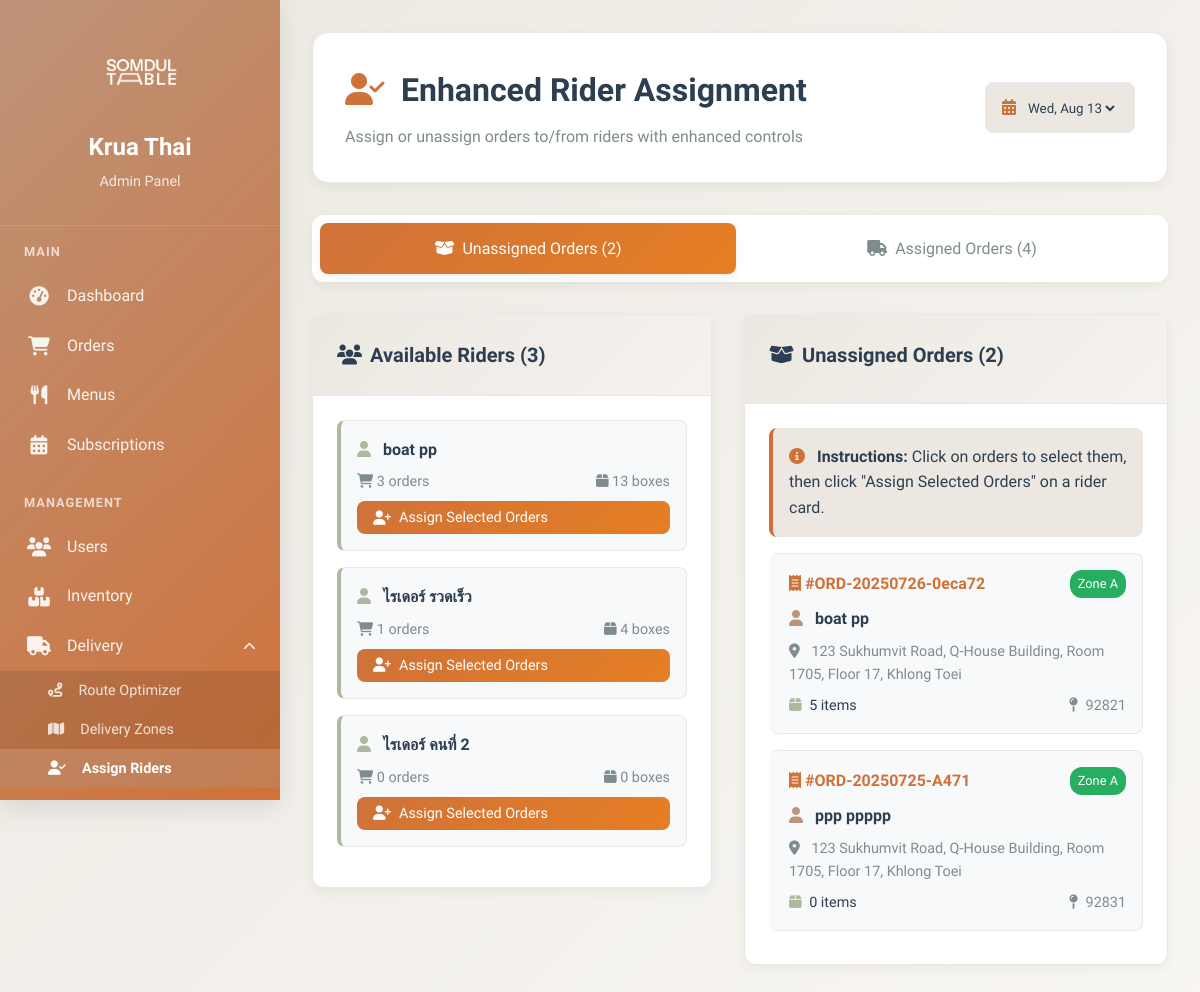
/KruaThai/admin/assign-riders.php?date=2025-07-26 (signed in), run on an earlier commit of the app's database.
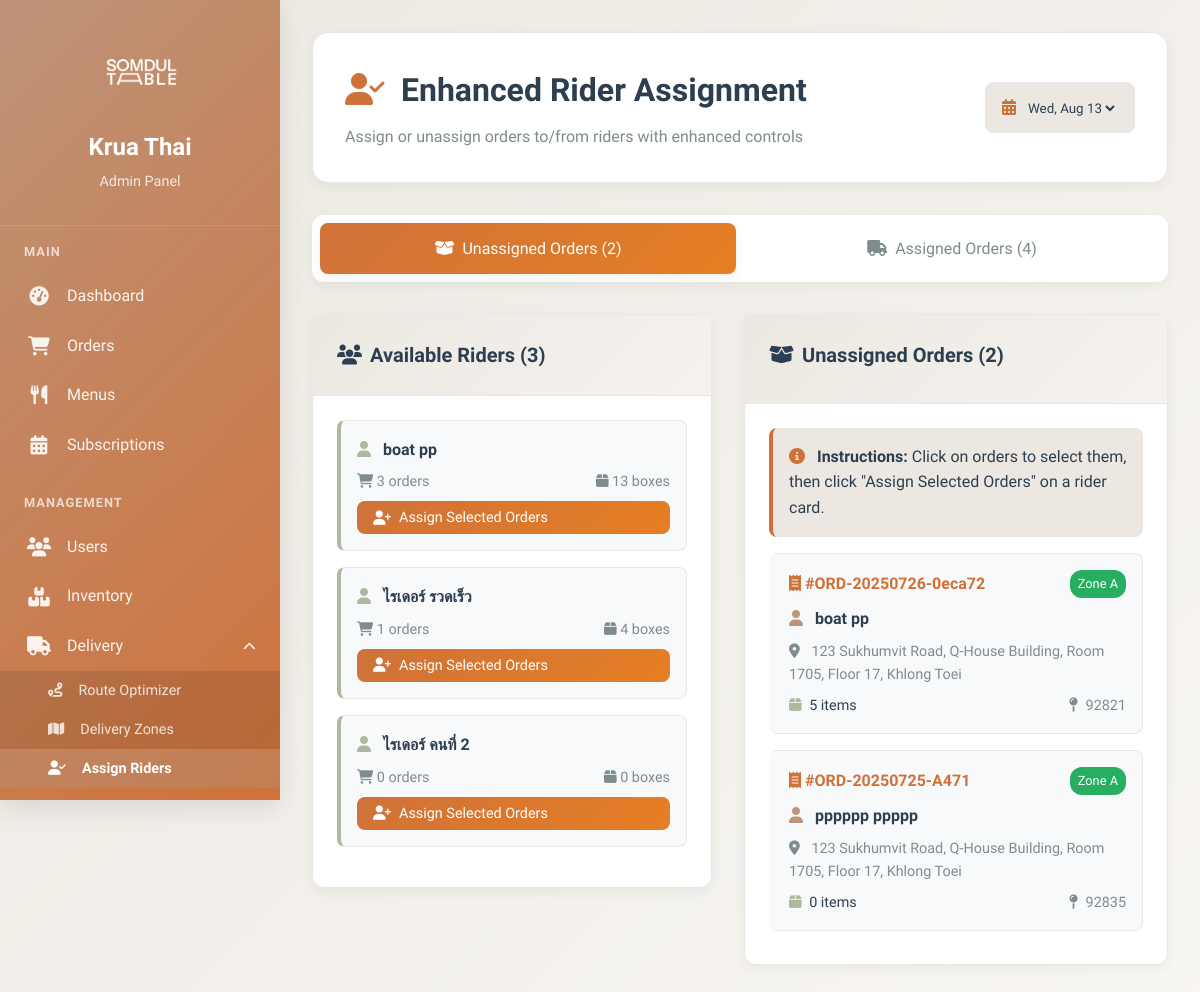
And on a later commit of the database.
### tables this page shows
CREATE TABLE `orders` (
  `id` char(36) NOT NULL,
  `order_number` varchar(20) NOT NULL,
  `subscription_id` char(36) DEFAULT NULL,
  `user_id` char(36) NOT NULL,
  `delivery_date` date NOT NULL,
  `delivery_time_slot` enum('09:00-12:00','12:00-15:00','15:00-18:00','18:00-21:00') DEFAULT NULL,
  `delivery_address` text NOT NULL,
  `delivery_instructions` text,
  `status` enum('pending','confirmed','preparing','ready','out_for_delivery','delivered','cancelled') DEFAULT 'pending',
  `kitchen_status` enum('not_started','in_progress','completed') DEFAULT 'not_started',
  `assigned_rider_id` char(36) DEFAULT NULL,
  `pickup_time` timestamp NULL DEFAULT NULL,
  `delivery_confirmation_method` enum('photo','signature','customer_present','left_at_door') DEFAULT 'customer_present',
  `delivery_photo_url` varchar(500) DEFAULT NULL,
  `delivery_signature_url` varchar(500) DEFAULT NULL,
  `delivered_at` timestamp NULL DEFAULT NULL,
  `total_items` int(11) DEFAULT '0',
  `estimated_prep_time` int(11) DEFAULT '30',
  `special_notes` text,
  `created_at` timestamp NOT NULL DEFAULT CURRENT_TIMESTAMP,
  `updated_at` timestamp NOT NULL DEFAULT CURRENT_TIMESTAMP ON UPDATE CURRENT_TIMESTAMP,
  `cutoff_time` datetime DEFAULT NULL
);

CREATE TABLE `users` (
  `id` char(36) NOT NULL,
  `email` varchar(255) NOT NULL,
  `password_hash` varchar(255) NOT NULL,
  `first_name` varchar(100) NOT NULL,
  `last_name` varchar(100) NOT NULL,
  `phone` varchar(20) DEFAULT NULL,
  `facebook_id` varchar(50) DEFAULT NULL,
  `google_id` varchar(100) DEFAULT NULL,
  `registration_method` enum('email','facebook','google') DEFAULT 'email',
  `date_of_birth` date DEFAULT NULL,
  `gender` enum('male','female','other') DEFAULT NULL,
  `role` enum('customer','admin','kitchen','rider','support') DEFAULT 'customer',
  `status` enum('active','inactive','suspended','pending_verification','pending_profile') DEFAULT 'pending_verification',
  `email_verified` tinyint(1) DEFAULT '0',
  `email_verification_token` varchar(100) DEFAULT NULL,
  `delivery_address` text,
  `address_line_2` varchar(255) DEFAULT NULL,
  `city` varchar(100) DEFAULT NULL,
  `state` varchar(100) DEFAULT NULL,
  `zip_code` varchar(10) DEFAULT NULL,
  `country` varchar(100) DEFAULT 'Thailand',
  `delivery_instructions` text,
  `dietary_preferences` longtext,
  `allergies` longtext,
  `spice_level` enum('mild','medium','hot','extra_hot') DEFAULT 'medium',
  `last_login` timestamp NULL DEFAULT NULL,
  `failed_login_attempts` int(11) DEFAULT '0',
  `locked_until` timestamp NULL DEFAULT NULL,
  `password_reset_token` varchar(100) DEFAULT NULL,
  `password_reset_expires` timestamp NULL DEFAULT NULL,
  `created_at` timestamp NOT NULL DEFAULT CURRENT_TIMESTAMP,
  `updated_at` timestamp NOT NULL DEFAULT CURRENT_TIMESTAMP ON UPDATE CURRENT_TIMESTAMP,
  `social_provider` varchar(20) DEFAULT NULL COMMENT 'OAuth provider: facebook, google, apple',
  `social_id` varchar(100) DEFAULT NULL COMMENT 'Unique ID from social provider',
  `avatar_url` text COMMENT 'Profile picture URL from social provider'
);

### KruaThai/admin/assign-riders.php (the view, shortened to what the changed rows need)
<?php
require_once '../config/database.php';
try {
    $database = new Database();
    $pdo = $database->getConnection();
} catch (Exception $e) {
    die("❌ Database connection failed: " . $e->getMessage());
}
$deliveryDate = $_GET['date'] ?? date('Y-m-d');
$zipCoordinates = [
    '92831' => ['zone' => 'A'], '92832' => ['zone' => 'A'], '92833' => ['zone' => 'A'],
    '92835' => ['zone' => 'A'], '92821' => ['zone' => 'A'], '92823' => ['zone' => 'A'],
    '90620' => ['zone' => 'B'], '90621' => ['zone' => 'B'], '92801' => ['zone' => 'B'],
    '92802' => ['zone' => 'B'], '92804' => ['zone' => 'B'], '92805' => ['zone' => 'B'],
    '92840' => ['zone' => 'C'], '92841' => ['zone' => 'C'], '92843' => ['zone' => 'C'],
    '92683' => ['zone' => 'C'], '92703' => ['zone' => 'D'], '92648' => ['zone' => 'D'],
    '92647' => ['zone' => 'D']
];
try {
    $stmt = $pdo->prepare("
        SELECT u.id, u.first_name, u.last_name,
               COALESCE((SELECT COUNT(o.id) FROM orders o WHERE o.assigned_rider_id = u.id AND DATE(o.delivery_date) = ?), 0) as current_orders,
               COALESCE((SELECT SUM(o.total_items) FROM orders o WHERE o.assigned_rider_id = u.id AND DATE(o.delivery_date) = ?), 0) as current_load
        FROM users u
        WHERE u.role = 'rider' AND u.status = 'active'
        GROUP BY u.id
        ORDER BY u.first_name
    ");
    $stmt->execute([$deliveryDate, $deliveryDate]);
    $riders = $stmt->fetchAll(PDO::FETCH_ASSOC);
    $stmt = $pdo->prepare("
        SELECT o.id, o.order_number, o.total_items, o.delivery_address, u.zip_code, u.first_name, u.last_name
        FROM orders o
        JOIN users u ON o.user_id = u.id
        WHERE DATE(o.delivery_date) = ? AND o.assigned_rider_id IS NULL AND o.status IN ('confirmed', 'preparing', 'ready')
        ORDER BY u.zip_code, o.created_at
    ");
    $stmt->execute([$deliveryDate]);
    $unassignedOrders = $stmt->fetchAll(PDO::FETCH_ASSOC);
} catch (Exception $e) {
    die("Error fetching data: " . $e->getMessage());
}
?>
<!DOCTYPE html>
<html lang="th">
<head>
    <link href="https://cdnjs.cloudflare.com/ajax/libs/font-awesome/6.4.0/css/all.min.css" rel="stylesheet">
</head>
<body>
    <div class="admin-layout">
        <div class="main-content">
            <div class="page-header">
                <div class="header-content">
                    <div>
                        <h1 class="page-title">
                            <i class="fas fa-user-check" style="color: var(--curry); margin-right: 0.5rem;"></i>
                            Enhanced Rider Assignment
                        </h1>
                    </div>
                </div>
            </div>
            <div id="unassigned-tab" class="tab-content active">
                <div class="assignment-layout">
                    <div class="assignment-column">
                        <div class="column-header">
                            <h2 class="column-title">
                                <i class="fas fa-users"></i>
                                Available Riders (<?= count($riders) ?>)
                            </h2>
                        </div>
                    </div>
                    <div class="assignment-column">
                        <div class="column-header">
                            <h2 class="column-title">
                                <i class="fas fa-box-open"></i>
                                Unassigned Orders (<?= count($unassignedOrders) ?>)
                            </h2>
                        </div>
                        <div class="column-body">
                            <?php if (empty($unassignedOrders)): ?>
                                <div class="text-center text-muted">
                                    <i class="fas fa-check-circle" style="font-size: 3rem; margin-bottom: 1rem; opacity: 0.3; color: var(--sage);"></i>
                                    <h3 style="color: var(--sage);">All Orders Assigned!</h3>
                                    <p>No unassigned orders for this date.</p>
                                </div>
                            <?php else: ?>
                                <?php foreach ($unassignedOrders as $order):
                                    $zipCode = substr($order['zip_code'], 0, 5);
                                    $zone = $zipCoordinates[$zipCode]['zone'] ?? 'N/A';
                                ?>
                                    <div class="order-card" data-order-id="<?= $order['id'] ?>" onclick="toggleOrderSelection(this)">
                                        <div style="display: flex; justify-content: space-between; align-items: center; margin-bottom: 0.5rem;">
                                            <strong style="color: var(--curry);">
                                                <i class="fas fa-receipt"></i>
                                                #<?= htmlspecialchars($order['order_number']) ?>
                                            </strong>
                                            <span class="zone-badge zone-<?= $zone ?>">Zone <?= $zone ?></span>
                                        </div>
                                        <div class="mb-1">
                                            <i class="fas fa-user" style="color: var(--brown); margin-right: 0.5rem;"></i>
                                            <strong><?= htmlspecialchars($order['first_name'] . ' ' . $order['last_name']) ?></strong>
                                        </div>
                                        <div class="text-muted" style="font-size: 0.9rem; margin-bottom: 0.5rem;">
                                            <i class="fas fa-map-marker-alt" style="margin-right: 0.5rem;"></i>
                                            <?= htmlspecialchars($order['delivery_address']) ?>
                                        </div>
                                        <div style="display: flex; justify-content: space-between; font-size: 0.9rem;">
                                            <span>
                                                <i class="fas fa-box" style="color: var(--sage); margin-right: 0.25rem;"></i>
                                                <?= $order['total_items'] ?> items
                                            </span>
                                            <span class="text-muted">
                                                <i class="fas fa-map-pin" style="margin-right: 0.25rem;"></i>
                                                <?= htmlspecialchars($zipCode) ?>
                                            </span>
                                        </div>
                                    </div>
                                <?php endforeach; ?>
                            <?php endif; ?>
                        </div>
                    </div>
                </div>
            </div>
        </div>
    </div>
</body>
</html>

What changed in the data, as far as the page shows it:
changed orders "ORD-20250725-A471": user.last_name "ppp ppppp" → "pppppp ppppp"; user.zip_code "92831" → "92835"
